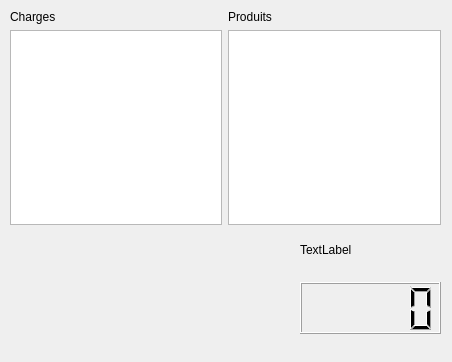
<?xml version="1.0" encoding="UTF-8"?>
<ui version="4.0">
 <class>Gain</class>
 <widget class="QDialog" name="Gain">
  <property name="geometry">
   <rect>
    <x>0</x>
    <y>0</y>
    <width>452</width>
    <height>362</height>
   </rect>
  </property>
  <property name="windowTitle">
   <string>Dialog</string>
  </property>
  <widget class="QWidget" name="">
   <property name="geometry">
    <rect>
     <x>300</x>
     <y>223</y>
     <width>141</width>
     <height>111</height>
    </rect>
   </property>
   <layout class="QVBoxLayout" name="verticalLayout_3">
    <item>
     <widget class="QLabel" name="label_3">
      <property name="text">
       <string>TextLabel</string>
      </property>
     </widget>
    </item>
    <item>
     <widget class="QLCDNumber" name="lcdNumber_gain"/>
    </item>
   </layout>
  </widget>
  <widget class="QWidget" name="">
   <property name="geometry">
    <rect>
     <x>10</x>
     <y>10</y>
     <width>431</width>
     <height>215</height>
    </rect>
   </property>
   <layout class="QHBoxLayout" name="horizontalLayout">
    <item>
     <layout class="QVBoxLayout" name="verticalLayout">
      <item>
       <widget class="QLabel" name="label">
        <property name="text">
         <string>Charges</string>
        </property>
       </widget>
      </item>
      <item>
       <widget class="QTableView" name="tableView_charge"/>
      </item>
     </layout>
    </item>
    <item>
     <layout class="QVBoxLayout" name="verticalLayout_2">
      <item>
       <widget class="QLabel" name="label_2">
        <property name="text">
         <string>Produits</string>
        </property>
       </widget>
      </item>
      <item>
       <widget class="QTableView" name="tableView_produit"/>
      </item>
     </layout>
    </item>
   </layout>
  </widget>
 </widget>
 <resources/>
 <connections/>
</ui>
